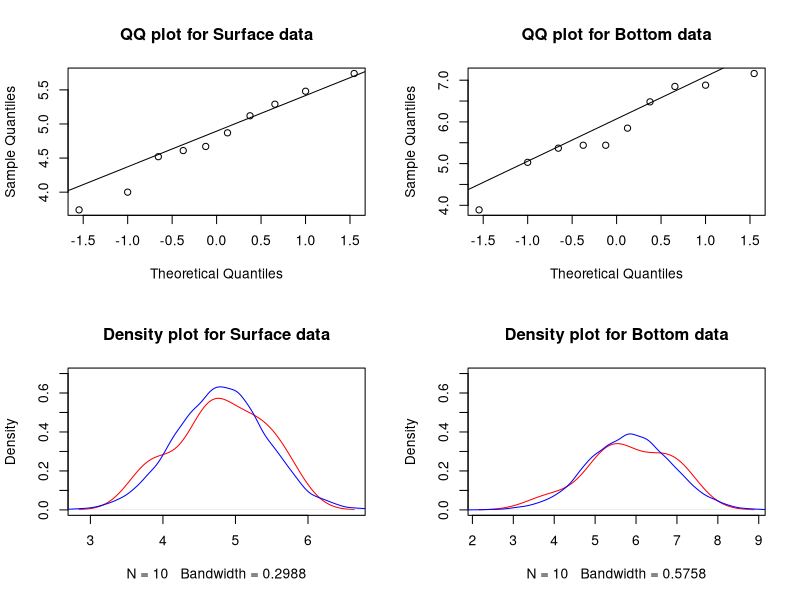

This chart was generated by the following R code:


set.seed(1)

### data stuff
s=c(3.74,4.61,4,4.67,4.87,5.12,4.52,5.29,5.74,5.48)
b=c(5.44,6.88,5.37,5.44,5.03,6.48,3.89,5.85,6.85,7.16)
sb=mean(s)
bb=mean(b)
n=length(s)

### initializing parms
mu0_s = 0
k0_s = 0
a0_s = -.5
b0_s = Inf

mu0_b = 0
k0_b = 0
a0_b = -.5
b0_b = Inf

### updating parms
mu1_s = (k0_s*mu0_s + n*sb) / (k0_s+n)
k1_s = k0_s + n
a1_s = a0_s + n/2
b1_s = 1 / ((1/b0_s) + .5*sum((s-sb)^2) + ((k0_s*n*((sb-mu0_s)^2))/2*(k0_s+n)))

mu1_b = (k0_b*mu0_b + n*bb) / (k0_b+n)
k1_b = k0_b + n
a1_b = a0_b + n/2
b1_b = 1 / ((1/b0_b) + .5*sum((b-bb)^2) + ((k0_b*n*((bb-mu0_b)^2))/2*(k0_b+n)))


### credible intervals
ci90theta_s=c(mu1_s+qt(0.05,2*a1_s)/sqrt(k1_s*a1_s*b1_s),
              mu1_s+qt(0.95,2*a1_s)/sqrt(k1_s*a1_s*b1_s))
ci90theta_b=c(mu1_b+qt(0.05,2*a1_b)/sqrt(k1_b*a1_b*b1_b),
              mu1_b+qt(0.95,2*a1_b)/sqrt(k1_b*a1_b*b1_b))

ci90rho_s=c(qgamma(0.05,a1_s,scale=b1_s),
            qgamma(0.95,a1_s,scale=b1_s))
ci90rho_b=c(qgamma(0.05,a1_b,scale=b1_b),
            qgamma(0.95,a1_b,scale=b1_b))


### generating MC samples
mcrho_s=rgamma(10000,a1_s,scale=b1_s)
mctheta_s=rnorm(10000,sb,1/sqrt(mcrho_s*n))
mcrho_b=rgamma(10000,a1_b,scale=b1_b)
mctheta_b=rnorm(10000,bb,1/sqrt(mcrho_b*n))


### credible intervals based on MC samples
ci90mctheta_s=quantile(mctheta_s,c(.05,.95))
ci90mctheta_b=quantile(mctheta_b,c(.05,.95))
ci90mcrho_s=quantile(mcrho_s,c(.05,.95))
ci90mcrho_b=quantile(mcrho_b,c(.05,.95))


### updating parms for problem 2, surface data
mu2_s = (k0_s*mu0_s + n*sb) / (k0_s+n)
k2_s = k0_s + n
a2 = a0_s + n/2
b2 = 1 / ((1/b0_s) + .5*sum((s-sb)^2) + ((k0_s*n*((sb-mu0_s)^2))/2*(k0_s+n)))
### updating again with bottom data
mu2_b = (k0_b*mu0_b + n*bb) / (k0_b+n)
k2_b = k0_b + n
a22 = a2 + n/2
b22 = 1 / ((1/b2) + .5*sum((b-bb)^2) + ((k0_b*n*((bb-mu0_b)^2))/2*(k0_b+n)))

### ci's for problem 2, common rho
ci90theta2_s=c(mu2_s+qt(0.05,2*a22)/sqrt(k2_s*a22*b22),
              mu2_s+qt(0.95,2*a22)/sqrt(k2_s*a22*b22))
ci90theta2_b=c(mu2_b+qt(0.05,2*a22)/sqrt(k2_b*a22*b22),
              mu2_b+qt(0.95,2*a22)/sqrt(k2_b*a22*b22))
ci90rho2=c(qgamma(0.05,a22,scale=b22),
            qgamma(0.95,a22,scale=b22))


### generating MC samples #2
mcrho2=rgamma(10000,a22,scale=b22)
mctheta2_s=rnorm(10000,sb,1/sqrt(mcrho2*n))
mctheta2_b=rnorm(10000,bb,1/sqrt(mcrho2*n))


### credible intervals based on MC samples #2
ci90mctheta2_s=quantile(mctheta2_s,c(.05,.95))
ci90mctheta2_b=quantile(mctheta2_b,c(.05,.95))
ci90mcrho2=quantile(mcrho2,c(.05,.95))


### checking normality

par(mfrow=c(2,2))

qqnorm(s,main="QQ plot for Surface data")
qqline(s)
qqnorm(b,main="QQ plot for Bottom data")
qqline(b)

plot(density(s),main="Density plot for Surface data",col="red",ylim=c(0,.7))
lines(density(rnorm(10000,mean(s),sd(s))),col="blue")
plot(density(b),main="Density plot for Bottom data",col="red",ylim=c(0,.7))
lines(density(rnorm(10000,mean(b),sd(b))),col="blue")

shapiro.test(s)
shapiro.test(b)

var.test(s,b)

